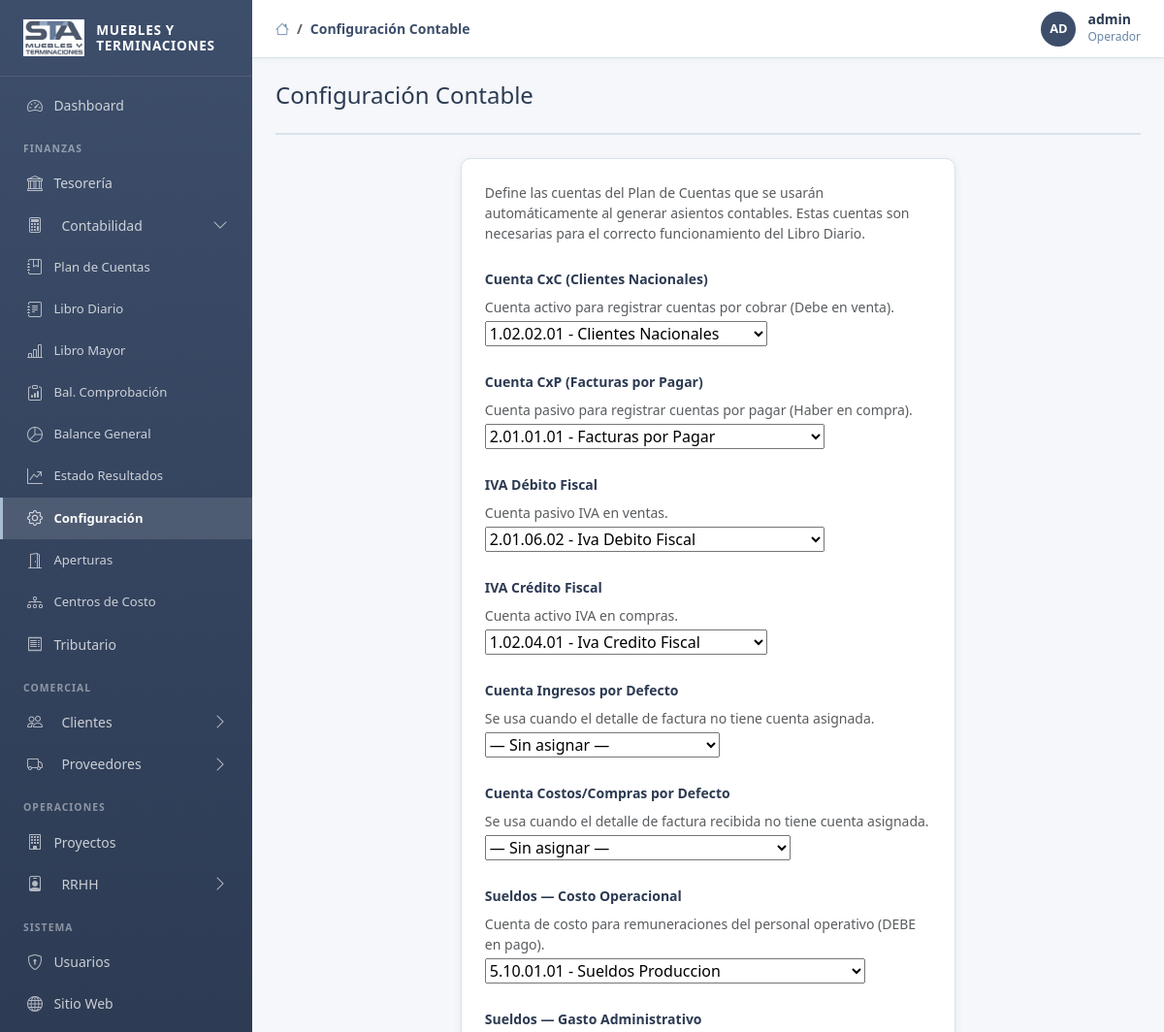
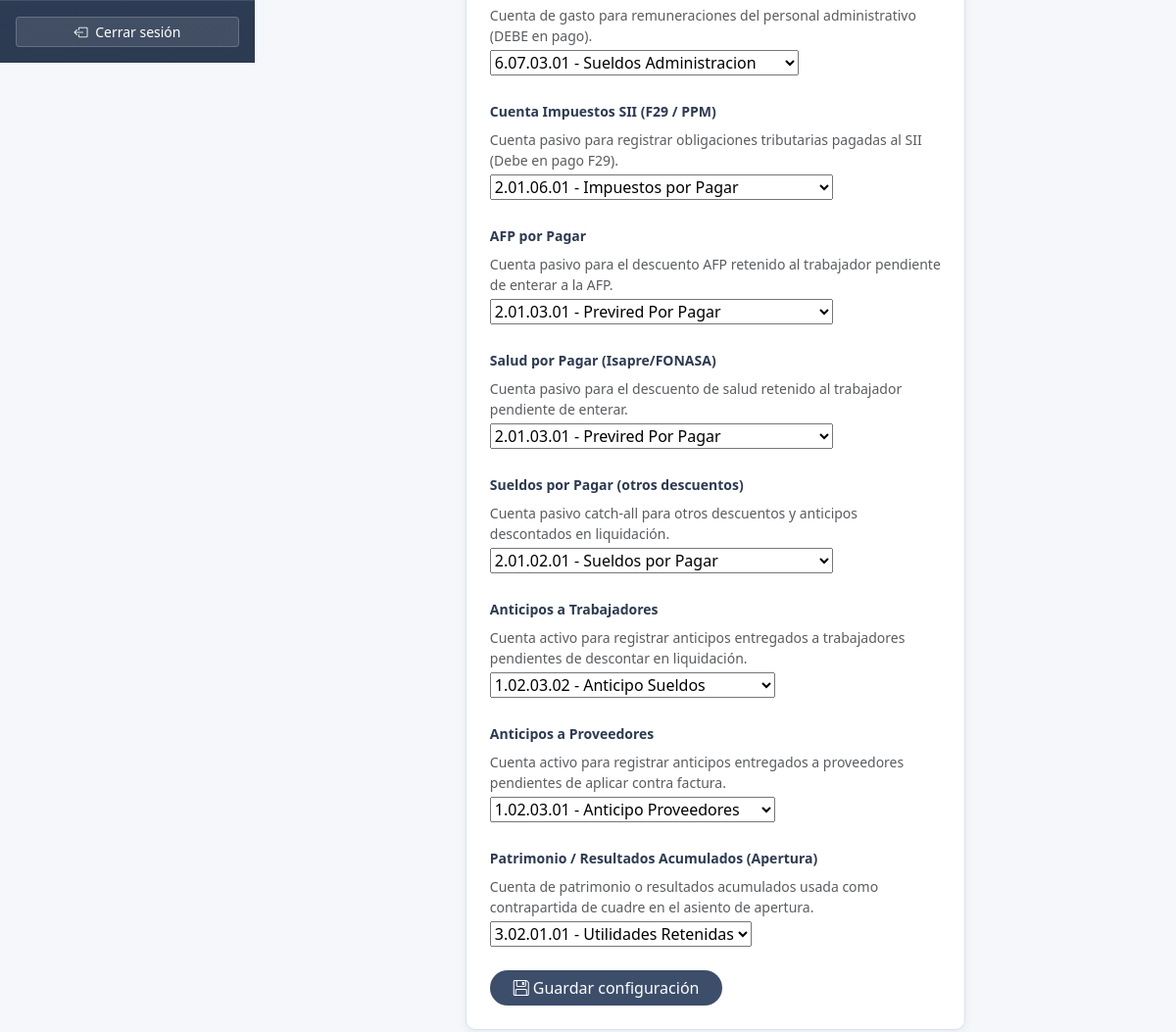
The page /gestion/contabilidad/configuracion/ (signed in) on the database its author committed (2 pictures, top to bottom).
### apps/accounts/models.py (models this page shows, shortened)
class CustomUser(AbstractUser):
    ROL_CHOICES = [
        ('admin', 'Administrador'),
        ('gerente', 'Gerente'),
        ('contador', 'Contador'),
        ('rrhh', 'Recursos Humanos'),
        ('tesorero', 'Tesorero'),
        ('vendedor', 'Vendedor'),
        ('operador', 'Operador'),
        ('solo_lectura', 'Solo Lectura'),
    ]
    rol = models.CharField(max_length=20, choices=ROL_CHOICES, default='operador', verbose_name='Rol')
    cargo = models.CharField(max_length=100, blank=True, verbose_name='Cargo')
    telefono = models.CharField(max_length=20, blank=True, verbose_name='Teléfono')
    avatar = models.ImageField(upload_to='avatars/', null=True, blank=True, verbose_name='Avatar')
    class Meta:
        verbose_name = 'Usuario'
        verbose_name_plural = 'Usuarios'
    @property
    def nombre_display(self):
        return self.get_full_name() or self.username

### apps/contabilidad/models.py (models this page shows, shortened)
class PlanCuentas(TimeStampedModel):
    TIPO_CHOICES = [
        ('activo', 'Activo'),
        ('pasivo', 'Pasivo'),
        ('ingreso', 'Ingreso'),
        ('costo', 'Costo Operacional'),
        ('gasto', 'Gasto Administrativo'),
        ('socio', 'Socio / Gerencia'),
        ('patrimonio', 'Patrimonio / Resultados Acumulados'),
    ]
    NIVEL_CHOICES = [(i, f'Nivel {i}') for i in range(1, 5)]
    codigo = models.CharField(max_length=20, unique=True, verbose_name='Código')
    nombre = models.CharField(max_length=200, verbose_name='Nombre')
    tipo = models.CharField(max_length=20, choices=TIPO_CHOICES, verbose_name='Tipo')
    nivel = models.PositiveSmallIntegerField(choices=NIVEL_CHOICES, verbose_name='Nivel')
    parent = models.ForeignKey(
        'self', null=True, blank=True, on_delete=models.PROTECT,
        related_name='subcuentas', verbose_name='Cuenta padre'
    )
    descripcion = models.TextField(blank=True, verbose_name='Descripción')
    activa = models.BooleanField(default=True, verbose_name='Activa')
    acepta_movimientos = models.BooleanField(
        default=True,
        verbose_name='Acepta movimientos',
        help_text='Solo las cuentas de nivel 3 y 4 deberían aceptar movimientos directos.'
    )
    class Meta:
        verbose_name = 'Cuenta Contable'
        verbose_name_plural = 'Plan de Cuentas'
        ordering = ['codigo']
    def __str__(self):
        return f'{self.codigo} - {self.nombre}'

### apps/contabilidad/views.py (the view, shortened to what this page needs)
# urls.py: path('configuracion/', views.ConfiguracionContableView.as_view(), name='configuracion'),
class ConfiguracionContableView(GestionMixin, View):
    template_name = 'admin/contabilidad/configuracion_form.html'
    def _get_form_class(self):
        from django import forms
        class ConfigForm(forms.ModelForm):
            class Meta:
                model = ConfiguracionContable
                fields = [
                    'cuenta_cxc', 'cuenta_cxp',
                    'cuenta_iva_debito', 'cuenta_iva_credito',
                    'cuenta_ventas_default', 'cuenta_compras_default',
                    'cuenta_sueldos_operacional', 'cuenta_sueldos_administrativo',
                    'cuenta_impuestos_sii',
                    'cuenta_afp_por_pagar', 'cuenta_salud_por_pagar',
                    'cuenta_sueldos_por_pagar',
                    'cuenta_anticipos_trabajadores', 'cuenta_anticipos_proveedores',
                    'cuenta_patrimonio_apertura',
                ]
            def __init__(self, *args, **kwargs):
                super().__init__(*args, **kwargs)
                cuentas = PlanCuentas.objects.filter(activa=True, nivel=4).order_by('codigo')
                self.fields['cuenta_cxc'].queryset = cuentas.filter(tipo='activo')
                self.fields['cuenta_cxp'].queryset = cuentas.filter(tipo='pasivo')
                self.fields['cuenta_iva_debito'].queryset = cuentas.filter(tipo='pasivo')
                self.fields['cuenta_iva_credito'].queryset = cuentas.filter(tipo='activo')
                self.fields['cuenta_ventas_default'].queryset = cuentas.filter(tipo='ingreso')
                self.fields['cuenta_compras_default'].queryset = cuentas.filter(tipo='gasto')
                self.fields['cuenta_sueldos_operacional'].queryset = cuentas.filter(tipo='costo')
                self.fields['cuenta_sueldos_administrativo'].queryset = cuentas.filter(tipo='gasto')
                self.fields['cuenta_impuestos_sii'].queryset = cuentas.filter(tipo='pasivo')
                self.fields['cuenta_afp_por_pagar'].queryset = cuentas.filter(tipo='pasivo')
                self.fields['cuenta_salud_por_pagar'].queryset = cuentas.filter(tipo='pasivo')
                self.fields['cuenta_sueldos_por_pagar'].queryset = cuentas.filter(tipo='pasivo')
                self.fields['cuenta_anticipos_trabajadores'].queryset = cuentas.filter(tipo='activo')
                self.fields['cuenta_anticipos_proveedores'].queryset = cuentas.filter(tipo='activo')
                self.fields['cuenta_patrimonio_apertura'].queryset = cuentas.filter(tipo='patrimonio')
        return ConfigForm
    def get(self, request):
        from django.shortcuts import render
        obj = ConfiguracionContable.get()
        form = self._get_form_class()(instance=obj)
        return render(request, self.template_name, {'form': form, 'titulo': 'Configuración Contable'})

### templates/admin/contabilidad/configuracion_form.html (shortened to what this page needs)
{% extends 'base_admin.html' %}
{% block breadcrumb %}
  <li class="breadcrumb-item active">Configuración Contable</li>
{% endblock %}
{% block extra_css %}
<link href="https://cdn.jsdelivr.net/npm/tom-select@2.3.1/dist/css/tom-select.bootstrap5.min.css" rel="stylesheet">
{% endblock %}
{% block content %}
<div class="page-header">
  <h4 class="page-title">Configuración Contable</h4>
</div>
<div class="row justify-content-center">
  <div class="col-lg-7">
    <div class="card-sta p-4">
      <p class="text-muted small mb-4">
        Define las cuentas del Plan de Cuentas que se usarán automáticamente al generar asientos contables.
        Estas cuentas son necesarias para el correcto funcionamiento del Libro Diario.
      </p>
      <form method="post">
        {% for field in form %}
        <div class="mb-4">
          <label class="form-label fw-600">{{ field.label }}</label>
          {% if field.help_text %}<div class="text-muted small mb-1">{{ field.help_text }}</div>{% endif %}
          <select name="{{ field.html_name }}" id="{{ field.id_for_label }}" class="cuenta-select">
            <option value="">— Sin asignar —</option>
            {% for opt_val, opt_lbl in field.field.choices %}
              {% if opt_val %}
              <option value="{{ opt_val }}" {% if field.value|stringformat:"s" == opt_val|stringformat:"s" %}selected{% endif %}>{{ opt_lbl }}</option>
              {% endif %}
            {% endfor %}
          </select>
        </div>
        {% endfor %}
        <div class="d-flex gap-2 mt-4">
          <button type="submit" class="btn btn-sta rounded-pill px-4">
            <i class="bi bi-floppy me-1"></i>Guardar configuración
          </button>
        </div>
      </form>
    </div>
  </div>
</div>
{% endblock %}

### templates/base_admin.html (shortened to what this page needs)
{% load static %}
<!DOCTYPE html>
<html lang="es">
<head>
  <link href="https://cdn.jsdelivr.net/npm/bootstrap@5.3.3/dist/css/bootstrap.min.css" rel="stylesheet">
  <link href="https://cdn.jsdelivr.net/npm/bootstrap-icons@1.11.3/font/bootstrap-icons.min.css" rel="stylesheet">
  <link rel="stylesheet" href="{% static 'css/main.css' %}">
  <link rel="stylesheet" href="{% static 'css/admin.css' %}">
  {% block extra_css %}{% endblock %}
</head>
<body>
<div class="admin-wrapper">
  <aside class="admin-sidebar" id="adminSidebar">
    <div class="sidebar-brand">
      {% if logo_exists %}
        <img src="{% static 'img/logo.png' %}" alt="STA">
      {% else %}
        <div style="width:38px;height:38px;background:rgba(255,255,255,0.15);border-radius:8px;display:flex;align-items:center;justify-content:center;font-weight:800;font-size:1rem;color:white;">STA</div>
      {% endif %}
      <span>Muebles y<br>Terminaciones</span>
    </div>
    <nav class="flex-grow-1 py-2 overflow-auto">
      <a href="{% url 'dashboard:index' %}" class="nav-link {% if request.resolver_match.namespace == 'dashboard' %}active{% endif %}">
        <i class="bi bi-speedometer2"></i> Dashboard
      </a>
      <div class="nav-section-title">Finanzas</div>
      <a href="{% url 'tesoreria:resumen' %}" class="nav-link {% if request.resolver_match.namespace == 'tesoreria' %}active{% endif %}">
        <i class="bi bi-bank"></i> Tesorería
      </a>
      <a class="nav-link nav-group-toggle d-flex align-items-center {% if request.resolver_match.namespace != 'contabilidad' %}collapsed{% endif %}"
         data-bs-toggle="collapse" href="#nav-contabilidad" role="button"
         aria-expanded="{% if request.resolver_match.namespace == 'contabilidad' %}true{% else %}false{% endif %}">
        <i class="bi bi-calculator me-2"></i><span>Contabilidad</span>
        <i class="bi bi-chevron-down nav-chevron ms-auto"></i>
      </a>
      <div class="collapse {% if request.resolver_match.namespace == 'contabilidad' %}show{% endif %}" id="nav-contabilidad">
        <a href="{% url 'contabilidad:plan_list' %}" class="nav-link ps-4 {% if request.resolver_match.url_name == 'plan_list' %}active{% endif %}" style="font-size:.82rem;">
          <i class="bi bi-journal-bookmark"></i> Plan de Cuentas
        </a>
        <a href="{% url 'contabilidad:diario_list' %}" class="nav-link ps-4 " style="font-size:.82rem;">
          <i class="bi bi-journal-text"></i> Libro Diario
        </a>
        <a href="{% url 'contabilidad:libro_mayor' %}" class="nav-link ps-4 {% if request.resolver_match.url_name == 'libro_mayor' %}active{% endif %}" style="font-size:.82rem;">
          <i class="bi bi-bar-chart-line"></i> Libro Mayor
        </a>
        <a href="{% url 'contabilidad:balance_comprobacion' %}" class="nav-link ps-4 {% if request.resolver_match.url_name == 'balance_comprobacion' %}active{% endif %}" style="font-size:.82rem;">
          <i class="bi bi-clipboard-data"></i> Bal. Comprobación
        </a>
        <a href="{% url 'contabilidad:balance_general' %}" class="nav-link ps-4 {% if request.resolver_match.url_name == 'balance_general' %}active{% endif %}" style="font-size:.82rem;">
          <i class="bi bi-pie-chart"></i> Balance General
        </a>
        <a href="{% url 'contabilidad:estado_resultados' %}" class="nav-link ps-4 {% if request.resolver_match.url_name == 'estado_resultados' %}active{% endif %}" style="font-size:.82rem;">
          <i class="bi bi-graph-up-arrow"></i> Estado Resultados
        </a>
        <a href="{% url 'contabilidad:configuracion' %}" class="nav-link ps-4 {% if request.resolver_match.url_name == 'configuracion' %}active{% endif %}" style="font-size:.82rem;">
          <i class="bi bi-gear"></i> Configuración
        </a>
        <a href="{% url 'contabilidad:apertura' %}" class="nav-link ps-4 {% if request.resolver_match.url_name == 'apertura' %}active{% endif %}" style="font-size:.82rem;">
          <i class="bi bi-door-open"></i> Aperturas
        </a>
        <a href="{% url 'contabilidad:centro_list' %}" class="nav-link ps-4 {% if 'centro' in request.resolver_match.url_name %}active{% endif %}" style="font-size:.82rem;">
          <i class="bi bi-diagram-3"></i> Centros de Costo
        </a>
      </div>
      <a href="{% url 'tributario:resumen' %}" class="nav-link {% if request.resolver_match.namespace == 'tributario' %}active{% endif %}">
        <i class="bi bi-receipt"></i> Tributario
      </a>
      <div class="nav-section-title">Comercial</div>
      <a class="nav-link nav-group-toggle d-flex align-items-center {% if request.resolver_match.namespace != 'clientes' %}collapsed{% endif %}"
         data-bs-toggle="collapse" href="#nav-clientes" role="button"
         aria-expanded="{% if request.resolver_match.namespace == 'clientes' %}true{% else %}false{% endif %}">
        <i class="bi bi-people me-2"></i><span>Clientes</span>
        <i class="bi bi-chevron-down nav-chevron ms-auto"></i>
      </a>
      <a class="nav-link nav-group-toggle d-flex align-items-center {% if request.resolver_match.namespace != 'proveedores' %}collapsed{% endif %}"
         data-bs-toggle="collapse" href="#nav-proveedores" role="button"
         aria-expanded="{% if request.resolver_match.namespace == 'proveedores' %}true{% else %}false{% endif %}">
        <i class="bi bi-truck me-2"></i><span>Proveedores</span>
        <i class="bi bi-chevron-down nav-chevron ms-auto"></i>
      </a>
      <div class="nav-section-title">Operaciones</div>
      <a href="{% url 'proyectos:proyecto_list' %}" class="nav-link {% if request.resolver_match.namespace == 'proyectos' %}active{% endif %}">
        <i class="bi bi-building"></i> Proyectos
      </a>
      <a class="nav-link nav-group-toggle d-flex align-items-center {% if request.resolver_match.namespace != 'rrhh' %}collapsed{% endif %}"
         data-bs-toggle="collapse" href="#nav-rrhh" role="button"
         aria-expanded="{% if request.resolver_match.namespace == 'rrhh' %}true{% else %}false{% endif %}">
        <i class="bi bi-person-badge me-2"></i><span>RRHH</span>
        <i class="bi bi-chevron-down nav-chevron ms-auto"></i>
      </a>
      <div class="nav-section-title">Sistema</div>
      <a href="{% url 'accounts:usuario_list' %}" class="nav-link {% if request.resolver_match.namespace == 'accounts' and request.resolver_match.url_name == 'usuario_list' %}active{% endif %}">
        <i class="bi bi-shield-lock"></i> Usuarios
      </a>
      <a href="{% url 'web:index' %}" class="nav-link" target="_blank">
        <i class="bi bi-globe"></i> Sitio Web
      </a>
    </nav>
    <div class="p-3 border-top" style="border-color:rgba(255,255,255,0.1)!important;">
      <form method="post" action="{% url 'accounts:logout' %}">
        <button type="submit" class="btn btn-sm w-100 text-white" style="background:rgba(255,255,255,0.1);border:1px solid rgba(255,255,255,0.2);">
          <i class="bi bi-box-arrow-left me-1"></i> Cerrar sesión
        </button>
      </form>
    </div>
  </aside>
  <div class="admin-content">
    <header class="admin-topbar">
      <div class="d-flex align-items-center gap-3">
        <nav aria-label="breadcrumb">
          <ol class="breadcrumb mb-0">
            <li class="breadcrumb-item"><a href="{% url 'dashboard:index' %}"><i class="bi bi-house"></i></a></li>
            {% block breadcrumb %}{% endblock %}
          </ol>
        </nav>
      </div>
      <div class="topbar-user">
        {% if user.is_authenticated %}
          <div class="avatar">{{ user.nombre_display|slice:":2"|upper }}</div>
          <div class="d-none d-md-block">
            <div class="fw-600" style="line-height:1.2;">{{ user.nombre_display }}</div>
            <div style="font-size:.75rem;color:var(--sta-steel);">{{ user.get_rol_display }}</div>
          </div>
        {% endif %}
      </div>
    </header>
    <main class="admin-main">
      {% block content %}{% endblock %}
    </main>
  </div>
</div>
</body>
</html>

### rows shown on the page
CustomUser: nombre_display "AD", nombre_display "admin", rol "Operador"
PlanCuentas: cuenta_cxc "1.02.02.01 - Clientes Nacionales" "1.02.04.01 - Iva Credito Fiscal" "1.02.03.02 - Anticipo Sueldos" "1.02.03.01 - Anticipo Proveedores"
PlanCuentas: cuenta_cxp "2.01.01.01 - Facturas por Pagar" "2.01.06.02 - Iva Debito Fiscal" "2.01.06.01 - Impuestos por Pagar" "2.01.03.01 - Previred Por Pagar" "2.01.03.01 - Previred Por Pagar" "2.01.02.01 - Sueldos por Pagar"
PlanCuentas: cuenta_sueldos_operacional "5.10.01.01 - Sueldos Produccion"
PlanCuentas: cuenta_sueldos_administrativo "6.07.03.01 - Sueldos Administracion"
PlanCuentas: cuenta_patrimonio_apertura "3.02.01.01 - Utilidades Retenidas"

### other values the page prints
{{ field.label }} "Cuenta CxC (Clientes Nacionales)" "Cuenta CxP (Facturas por Pagar)" "IVA Débito Fiscal" "IVA Crédito Fiscal" "Cuenta Ingresos por Defecto" "Cuenta Costos/Compras por Defecto" "Sueldos — Costo Operacional" "Sueldos — Gasto Administrativo" "Cuenta Impuestos SII (F29 / PPM)" "AFP por Pagar" "Salud por Pagar (Isapre/FONASA)" "Sueldos por Pagar (otros descuentos)" "Anticipos a Trabajadores" "Anticipos a Proveedores" "Patrimonio / Resultados Acumulados (Apertura)"
{{ field.help_text }} "Cuenta activo para registrar cuentas por cobrar (Debe en venta)." "Cuenta pasivo para registrar cuentas por pagar (Haber en compra)." "Cuenta pasivo IVA en ventas." "Cuenta activo IVA en compras." "Se usa cuando el detalle de factura no tiene cuenta asignada." "Se usa cuando el detalle de factura recibida no tiene cuenta asignada." "Cuenta de costo para remuneraciones del personal operativo (DEBE en pago)." "Cuenta de gasto para remuneraciones del personal administrativo (DEBE en pago)." "Cuenta pasivo para registrar obligaciones tributarias pagadas al SII (Debe en pago F29)." "Cuenta pasivo para el descuento AFP retenido al trabajador pendiente de enterar a la AFP." "Cuenta pasivo para el descuento de salud retenido al trabajador pendiente de enterar." "Cuenta pasivo catch-all para otros descuentos y anticipos descontados en liquidación." "Cuenta activo para registrar anticipos entregados a trabajadores pendientes de descontar en liquidación." "Cuenta activo para registrar anticipos entregados a proveedores pendientes de aplicar contra factura." "Cuenta de patrimonio o resultados acumulados usada como contrapartida de cuadre en el asiento de apertura."
